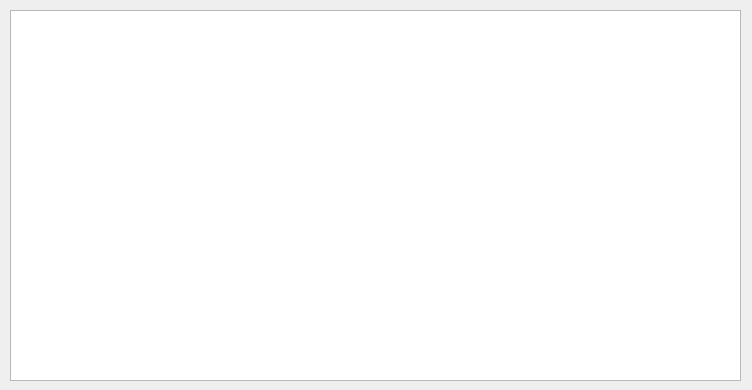
<?xml version="1.0" encoding="UTF-8"?>
<ui version="4.0">
 <class>Form</class>
 <widget class="QWidget" name="Form">
  <property name="geometry">
   <rect>
    <x>0</x>
    <y>0</y>
    <width>752</width>
    <height>390</height>
   </rect>
  </property>
  <property name="windowTitle">
   <string>Form</string>
  </property>
  <widget class="QTableWidget" name="tableWidget">
   <property name="geometry">
    <rect>
     <x>10</x>
     <y>10</y>
     <width>731</width>
     <height>371</height>
    </rect>
   </property>
  </widget>
 </widget>
 <resources/>
 <connections/>
</ui>
